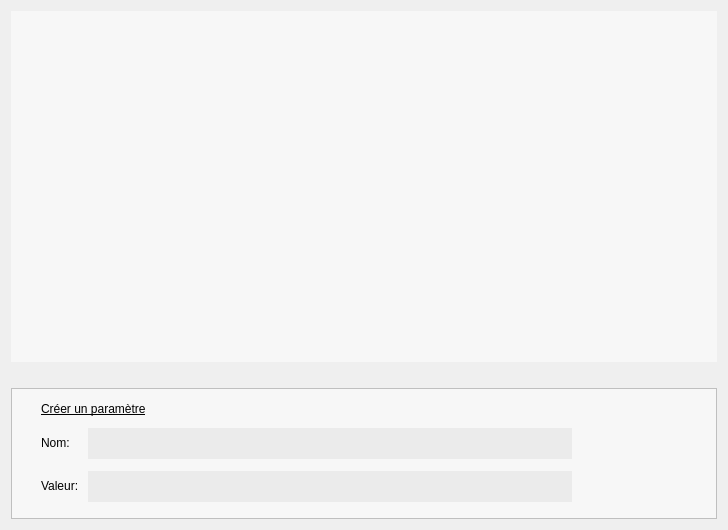
<?xml version="1.0" encoding="UTF-8"?>
<ui version="4.0">
 <class>desWidgetCreeParam</class>
 <widget class="QWidget" name="desWidgetCreeParam">
  <property name="geometry">
   <rect>
    <x>0</x>
    <y>0</y>
    <width>728</width>
    <height>530</height>
   </rect>
  </property>
  <property name="windowTitle">
   <string>Gestion des Paramètres</string>
  </property>
  <layout class="QVBoxLayout" name="verticalLayout_2">
   <item>
    <widget class="QScrollArea" name="scrollArea">
     <property name="minimumSize">
      <size>
       <width>701</width>
       <height>291</height>
      </size>
     </property>
     <property name="frameShape">
      <enum>QFrame::NoFrame</enum>
     </property>
     <property name="widgetResizable">
      <bool>true</bool>
     </property>
     <widget class="QWidget" name="scrollAreaWidgetContents">
      <property name="geometry">
       <rect>
        <x>0</x>
        <y>0</y>
        <width>710</width>
        <height>349</height>
       </rect>
      </property>
      <property name="sizePolicy">
       <sizepolicy hsizetype="Preferred" vsizetype="Preferred">
        <horstretch>0</horstretch>
        <verstretch>0</verstretch>
       </sizepolicy>
      </property>
      <layout class="QVBoxLayout" name="verticalLayout">
       <property name="spacing">
        <number>0</number>
       </property>
       <property name="margin">
        <number>0</number>
       </property>
       <item>
        <widget class="QListWidget" name="LBParam">
         <property name="sizePolicy">
          <sizepolicy hsizetype="Expanding" vsizetype="MinimumExpanding">
           <horstretch>0</horstretch>
           <verstretch>0</verstretch>
          </sizepolicy>
         </property>
         <property name="minimumSize">
          <size>
           <width>701</width>
           <height>291</height>
          </size>
         </property>
         <property name="styleSheet">
          <string notr="true">alternate-background-color:rgb(235,235,235); 
background-color: rgb(247,247,247);
</string>
         </property>
         <property name="frameShape">
          <enum>QFrame::NoFrame</enum>
         </property>
         <property name="frameShadow">
          <enum>QFrame::Raised</enum>
         </property>
         <property name="alternatingRowColors">
          <bool>true</bool>
         </property>
         <property name="selectionMode">
          <enum>QAbstractItemView::SingleSelection</enum>
         </property>
        </widget>
       </item>
      </layout>
     </widget>
    </widget>
   </item>
   <item>
    <spacer name="verticalSpacer">
     <property name="orientation">
      <enum>Qt::Vertical</enum>
     </property>
     <property name="sizeType">
      <enum>QSizePolicy::Fixed</enum>
     </property>
     <property name="sizeHint" stdset="0">
      <size>
       <width>20</width>
       <height>20</height>
      </size>
     </property>
    </spacer>
   </item>
   <item>
    <widget class="QFrame" name="frame">
     <property name="minimumSize">
      <size>
       <width>701</width>
       <height>131</height>
      </size>
     </property>
     <property name="styleSheet">
      <string notr="true">background:rgb(247,247,247)</string>
     </property>
     <property name="frameShape">
      <enum>QFrame::StyledPanel</enum>
     </property>
     <property name="frameShadow">
      <enum>QFrame::Raised</enum>
     </property>
     <widget class="QWidget" name="layoutWidget">
      <property name="geometry">
       <rect>
        <x>30</x>
        <y>40</y>
        <width>531</width>
        <height>76</height>
       </rect>
      </property>
      <layout class="QGridLayout" name="gridLayout">
       <property name="verticalSpacing">
        <number>12</number>
       </property>
       <item row="1" column="1">
        <widget class="QLineEdit" name="lineEditVal">
         <property name="minimumSize">
          <size>
           <width>231</width>
           <height>31</height>
          </size>
         </property>
         <property name="styleSheet">
          <string notr="true">background:rgb(235,235,235);
border:0px;</string>
         </property>
         <property name="frame">
          <bool>false</bool>
         </property>
        </widget>
       </item>
       <item row="0" column="0">
        <widget class="QLabel" name="textLabel2_2">
         <property name="text">
          <string>&lt;html&gt;&lt;head/&gt;&lt;body&gt;&lt;p&gt;Nom: &lt;/p&gt;&lt;/body&gt;&lt;/html&gt;</string>
         </property>
         <property name="wordWrap">
          <bool>false</bool>
         </property>
        </widget>
       </item>
       <item row="0" column="1">
        <widget class="QLineEdit" name="lineEditNom">
         <property name="minimumSize">
          <size>
           <width>231</width>
           <height>31</height>
          </size>
         </property>
         <property name="styleSheet">
          <string notr="true">background:rgb(235,235,235);
border:0px;</string>
         </property>
         <property name="frame">
          <bool>false</bool>
         </property>
        </widget>
       </item>
       <item row="1" column="0">
        <widget class="QLabel" name="textLabel2">
         <property name="text">
          <string>&lt;html&gt;&lt;head/&gt;&lt;body&gt;&lt;p&gt;Valeur: &lt;/p&gt;&lt;/body&gt;&lt;/html&gt;</string>
         </property>
         <property name="wordWrap">
          <bool>false</bool>
         </property>
        </widget>
       </item>
      </layout>
     </widget>
     <widget class="QWidget" name="layoutWidget_2">
      <property name="geometry">
       <rect>
        <x>30</x>
        <y>10</y>
        <width>531</width>
        <height>22</height>
       </rect>
      </property>
      <layout class="QHBoxLayout" name="horizontalLayout_2">
       <item>
        <widget class="QLabel" name="textLabel2_2_2">
         <property name="sizePolicy">
          <sizepolicy hsizetype="Preferred" vsizetype="Ignored">
           <horstretch>0</horstretch>
           <verstretch>0</verstretch>
          </sizepolicy>
         </property>
         <property name="text">
          <string>&lt;html&gt;&lt;head/&gt;&lt;body&gt;&lt;p&gt;&lt;span style=&quot; text-decoration: underline;&quot;&gt;Créer un paramètre&lt;/span&gt;&lt;/p&gt;&lt;/body&gt;&lt;/html&gt;</string>
         </property>
         <property name="wordWrap">
          <bool>false</bool>
         </property>
        </widget>
       </item>
       <item>
        <spacer name="horizontalSpacer">
         <property name="orientation">
          <enum>Qt::Horizontal</enum>
         </property>
         <property name="sizeHint" stdset="0">
          <size>
           <width>288</width>
           <height>20</height>
          </size>
         </property>
        </spacer>
       </item>
      </layout>
     </widget>
    </widget>
   </item>
  </layout>
 </widget>
 <tabstops>
  <tabstop>lineEditNom</tabstop>
  <tabstop>lineEditVal</tabstop>
  <tabstop>scrollArea</tabstop>
  <tabstop>LBParam</tabstop>
 </tabstops>
 <resources/>
 <connections/>
</ui>
